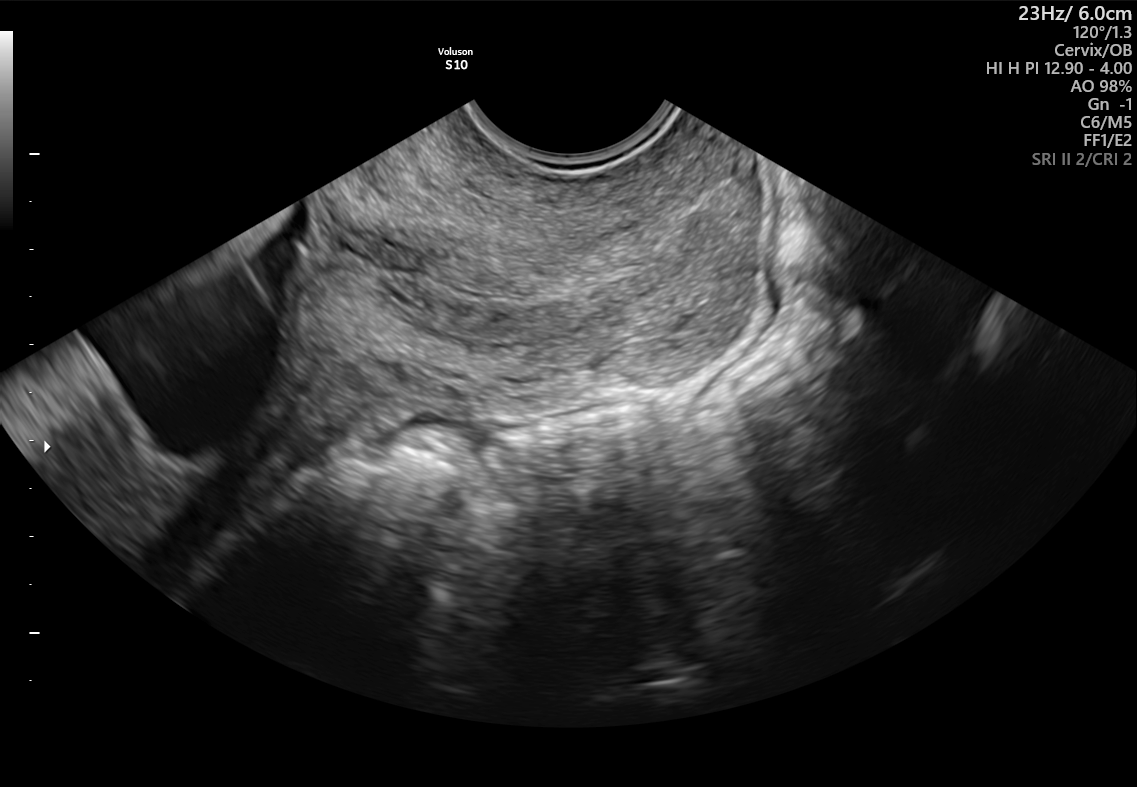
%> input picture Classification/External Test images/Patient01690_Plane4_1_of_1.png, 1137 x 787 px
$ octave --eval "result = detectScaleBar(imread('Classification/External Test images/Patient01690_Plane4_1_of_1.png'));"   (GNU Octave 9; MATLAB toolbox functions it lacks are replaced by stand-ins)
%> lines starting %> are read from the running program, lines starting %| are printed output that depends on the picture; in (x1, y1, x2, y2) boxes, pixels count from 0 and x2, y2 are one past the last pixel; in counts of white or black regions, pixels touching at a corner belong together; the program's own positions count from 1
function scaleBarLength = detectScaleBar(image)

    % Görüntü boyutları
    [rows, cols] = size(image);
%> rows = 787; cols = 1137

    % Sağ üst bölgeyi al (görüntünün sağ %30'u ve üst %20'si)
    roiColStart = max(1, round(cols * 0.7));
%> roiColStart = 796
    roiRowStart = 1;
    roiColEnd = cols;
%> roiColEnd = 1137
    roiRowEnd = min(rows, round(rows * 0.2));
%> roiRowEnd = 157

    roi = image(roiRowStart:roiRowEnd, roiColStart:roiColEnd);
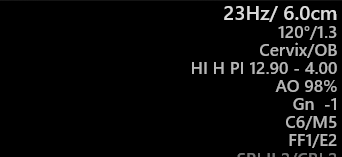
%> roi: size 157x342 uint8; min 0, max 219, mean 10.3

    % ROI boşsa NaN döndür
    if isempty(roi) || numel(roi) < 100
        scaleBarLength = NaN;
        return;
    end

    threshold = graythresh(roi);
%> threshold = 0.308
    binary = imbinarize(roi, threshold * 0.8);
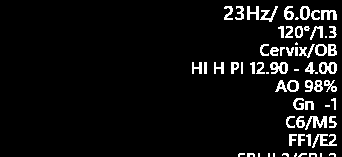
%> binary: size 157x342 logical; 6.5% white in thin lines or dots, all inside (x1, y1, x2, y2) = (192, 6, 337, 157)

    % Morphological filtering
    se = strel('disk', 2);
    binary = imopen(binary, se);
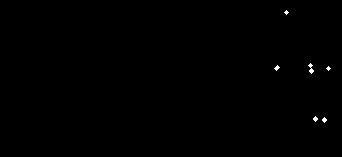
%> binary: size 157x342 logical; 0.21% white in thin lines or dots, all inside (x1, y1, x2, y2) = (274, 10, 331, 123)
    binary = imclose(binary, se);

    % Connected components bul
    cc = bwconncomp(binary);
%> cc = 6 connected components

    if cc.NumObjects == 0
        scaleBarLength = NaN;
        return;
    end

    % Her component için özellikler hesapla
    stats = regionprops(cc, 'Area', 'BoundingBox', 'MajorAxisLength', ...
                       'MinorAxisLength', 'Orientation', 'Eccentricity');
%> stats = 6 regions; largest, box (x1, y1, x2, y2), Area, MajorAxisLength, MinorAxisLength, Eccentricity and Orientation: (308, 63, 314, 74) 31 12.04 4.58 0.925 -79.88, (274, 65, 280, 71) 18 5.93 4.27 0.694 45, (313, 116, 318, 122) 18 5.16 4.76 0.387 90, (322, 117, 327, 123) 18 5.16 4.76 0.387 90

    bestCandidate = [];
    bestScore = 0;

    for i = 1:length(stats)
        bbox = stats(i).BoundingBox;
        width = bbox(3);
        height = bbox(4);
        maxDim = max(width, height);
        minDim = min(width, height);

        if minDim < 1
            continue;
        end

        aspectRatio = maxDim / minDim;

        if maxDim < 20
            continue;
        end

        orientation = abs(stats(i).Orientation);
        isHorizontal = (orientation < 15 || orientation > 165);
        isVertical = (orientation > 75 && orientation < 105);

        if ~isHorizontal && ~isVertical
            continue;
        end

        score = aspectRatio * stats(i).Area;
        if isHorizontal || isVertical
            score = score * 1.5;
        end

        if score > bestScore
            bestScore = score;
            bestCandidate = stats(i);
        end
    end
%> this loop made 6 passes
%> (bbox, width, height, maxDim, minDim, aspectRatio) on passes 1 to 6: ([274.5 65.5 6 6], 6, 6, 6, 6, 1), ([284.5 10.5 5 5], 5, 5, 5, 5, 1), ([308.5 63.5 6 11], 6, 11, 11, 6, 1.83), ([313.5 116.5 5 6], 5, 6, 6, 5, 1.2), ([322.5 117.5 5 6], 5, 6, 6, 5, 1.2), ([326.5 66.5 5 5], 5, 5, 5, 5, 1)
%> after the loop, bestScore = 0

    if isempty(bestCandidate)
        scaleBarLength = NaN;
        return;
    end

    scaleBarLength = bestCandidate.MajorAxisLength;
    bbox = bestCandidate.BoundingBox;
    lengthFromBBox = max(bbox(3), bbox(4));
    scaleBarLength = max(scaleBarLength, lengthFromBBox);

    if scaleBarLength < 15
        scaleBarLength = NaN;
    end
end

$ run again, on Classification/External Test images/Patient01692_Plane6_1_of_1.png
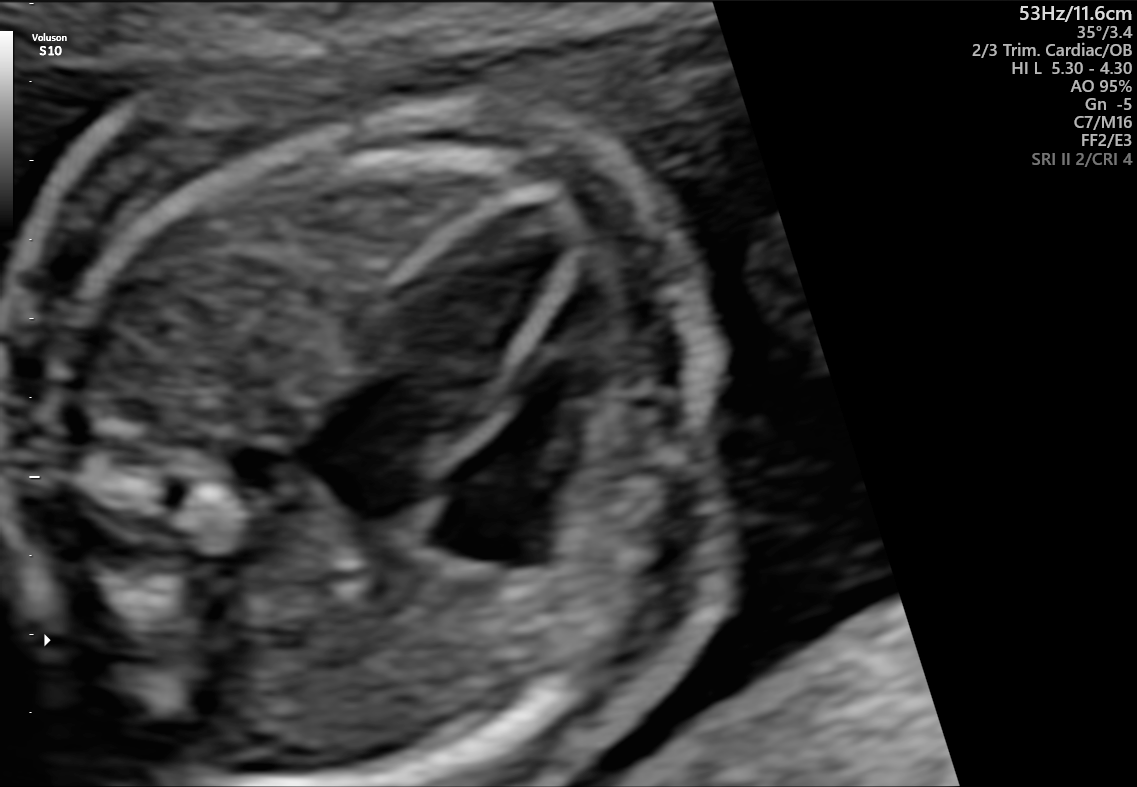
%> input picture Classification/External Test images/Patient01692_Plane6_1_of_1.png, 1137 x 787 px
%> in detectScaleBar, `roi = image(roiRowStart:roiRowEnd, roiColStart:roiColEnd);`:
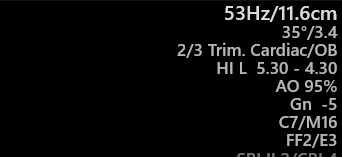
%> roi: size 157x342 uint8; min 0, max 219, mean 11
%> threshold = 0.308
%> in detectScaleBar, `binary = imbinarize(roi, threshold * 0.8);`:
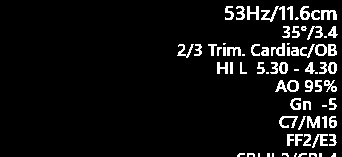
%> binary: size 157x342 logical; 7% white in thin lines or dots, all inside (x1, y1, x2, y2) = (177, 6, 338, 157)
%> cc = 5 connected components
%> stats = 5 regions; largest, box (x1, y1, x2, y2), Area, MajorAxisLength, MinorAxisLength, Eccentricity and Orientation: (308, 63, 314, 74) 31 12.04 4.58 0.925 -79.88, (331, 27, 337, 38) 31 12.04 4.58 0.925 -79.88, (315, 117, 320, 124) 23 6.12 5 0.578 90, (300, 10, 305, 15) 13 4.31 4.31 0 0
%> the loop in detectScaleBar, `for i = 1:length(stats)` made 5 passes
%> (bbox, width, height, maxDim, minDim, aspectRatio) on passes 1 to 5: ([300.5 10.5 5 5], 5, 5, 5, 5, 1), ([308.5 63.5 6 11], 6, 11, 11, 6, 1.83), ([315.5 117.5 5 7], 5, 7, 7, 5, 1.4), ([331.5 27.5 6 11], 6, 11, 11, 6, 1.83), ([331.5 154.5 5 3], 5, 3, 5, 3, 1.67)
%> after the loop in detectScaleBar, `for i = 1:length(stats)`: bestScore = 0

$ run again, on Classification/External Test images/Patient01693_Plane4_1_of_1.png
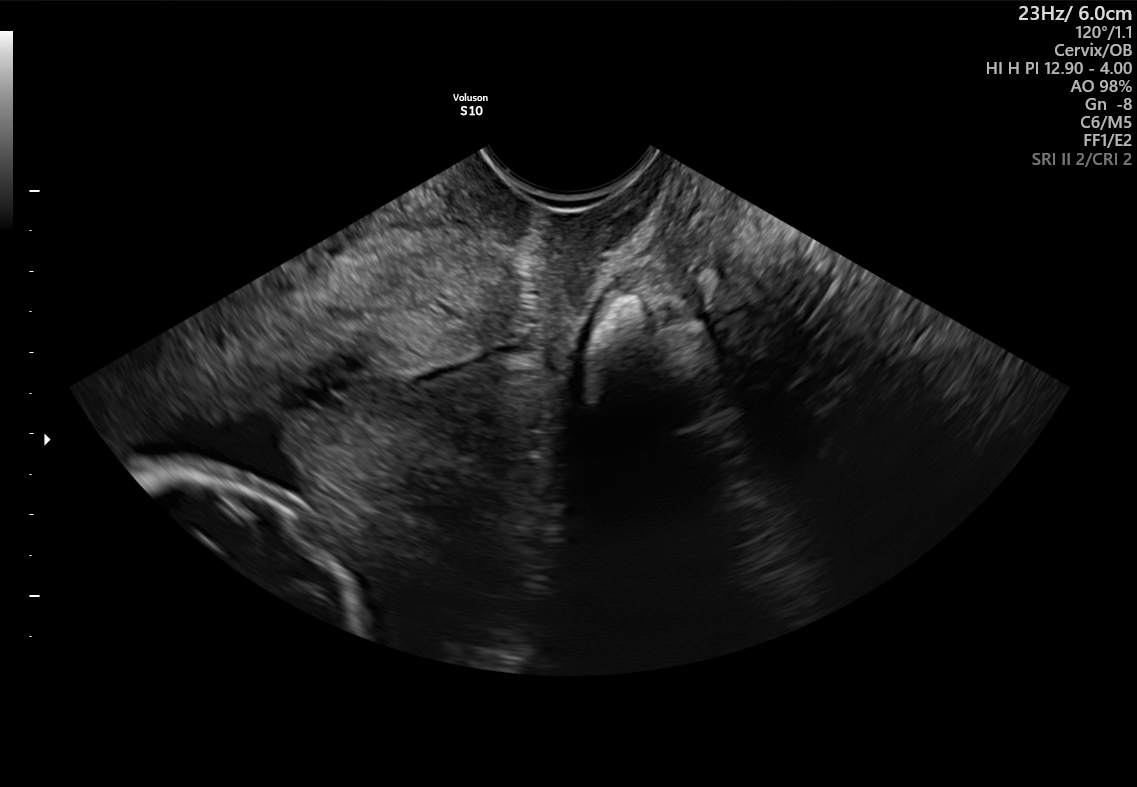
%> input picture Classification/External Test images/Patient01693_Plane4_1_of_1.png, 1137 x 787 px
%> in detectScaleBar, `roi = image(roiRowStart:roiRowEnd, roiColStart:roiColEnd);`:
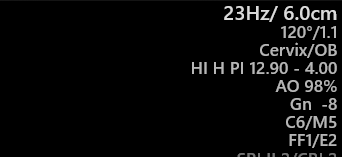
%> roi: size 157x342 uint8; min 0, max 219, mean 10.3
%> threshold = 0.308
%> in detectScaleBar, `binary = imbinarize(roi, threshold * 0.8);`:
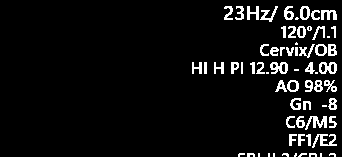
%> binary: size 157x342 logical; 6.5% white in thin lines or dots, all inside (x1, y1, x2, y2) = (192, 6, 337, 157)
%> cc = 6 connected components
%> stats = 6 regions; largest, box (x1, y1, x2, y2), Area, MajorAxisLength, MinorAxisLength, Eccentricity and Orientation: (308, 63, 314, 74) 31 12.04 4.58 0.925 -79.88, (274, 65, 280, 71) 18 5.93 4.27 0.694 45, (313, 116, 318, 122) 18 5.16 4.76 0.387 90, (322, 117, 327, 123) 18 5.16 4.76 0.387 90
%> the loop in detectScaleBar, `for i = 1:length(stats)` made 6 passes
%> (bbox, width, height, maxDim, minDim, aspectRatio) on passes 1 to 6: ([274.5 65.5 6 6], 6, 6, 6, 6, 1), ([284.5 10.5 5 5], 5, 5, 5, 5, 1), ([308.5 63.5 6 11], 6, 11, 11, 6, 1.83), ([313.5 116.5 5 6], 5, 6, 6, 5, 1.2), ([322.5 117.5 5 6], 5, 6, 6, 5, 1.2), ([326.5 66.5 5 5], 5, 5, 5, 5, 1)
%> after the loop in detectScaleBar, `for i = 1:length(stats)`: bestScore = 0
